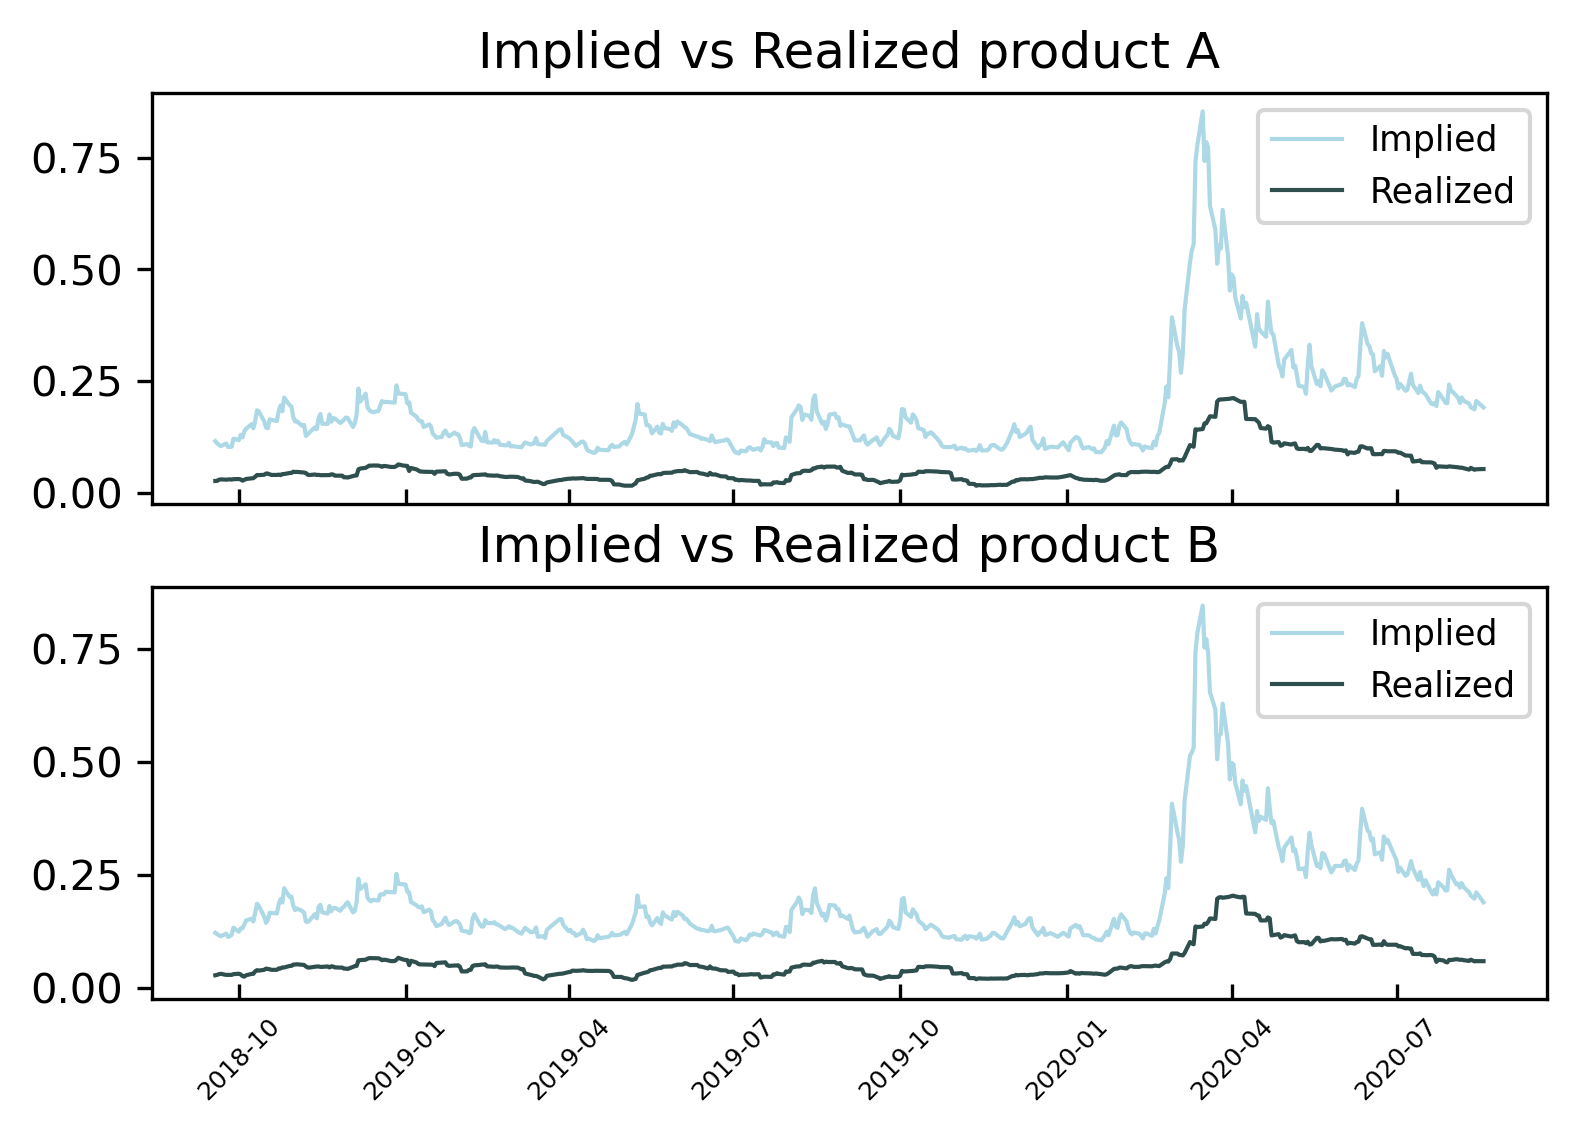

The Python source for this figure:
import numpy as np
import matplotlib.pyplot as plt
import pandas as pd
import matplotlib.dates as mdates



dati_product_A=pd.read_excel('/home/davide/Desktop/script spyder/Grad_Data_set.xlsx', 
                             sheet_name='product_A',
                             index_col='date')
dati_product_B=pd.read_excel('/home/davide/Desktop/script spyder/Grad_Data_set.xlsx', 
                             sheet_name='product_B',
                             index_col='date')



Non_matchingDatesA = [x for x in dati_product_A.index if x not in dati_product_B.index]

Non_matchingDatesB = [x for x in dati_product_B.index if x not in dati_product_A.index]

non_matching_dates=Non_matchingDatesA+Non_matchingDatesB

dati_aggiustatiA=dati_product_A.drop(Non_matchingDatesA)
dati_aggiustatiB=dati_product_B.drop(Non_matchingDatesB)


dati_aggiustatiA['rv_20']=""
dati_aggiustatiB['rv_20']=""


#1
period=20
dati_aggiustatiA['rv_20']=dati_aggiustatiA['Return'].rolling(window=20).std()*np.sqrt(period)
dati_aggiustatiB['rv_20']=dati_aggiustatiB['Return'].rolling(window=20).std()*np.sqrt(period)


#2 graph implied & real for both
#Here I convert dataframes to numpy objects and also I convert the dataframe index to an array 
#with type datetime
date_n=pd.to_datetime(dati_aggiustatiA.index)
datiA=dati_aggiustatiA.values
datiB=dati_aggiustatiB.values

fig, (ax1,ax2) =plt.subplots(2,1,dpi=300, sharex=True)

formatter = mdates.DateFormatter('%Y-%m')
ax1.xaxis.set_minor_formatter(formatter)
ax1.xaxis.set_major_formatter(formatter)
ax1.tick_params(axis='x', rotation=45, labelsize=6, direction='in')
ax2.xaxis.set_minor_formatter(formatter)
ax2.xaxis.set_major_formatter(formatter)
ax2.tick_params(axis='x', rotation=45, labelsize=6, direction='in')


ax1.plot(date_n[20:], datiA[20:,0], markersize=3, color='lightblue', linewidth=1)
ax1.plot(date_n[20:], datiA[20:,2], color='darkslategrey', markersize=3, linewidth=1)
ax1.set_title('Implied vs Realized product A')
ax1.legend(['Implied','Realized'], loc='best', fontsize='small')

ax2.plot(date_n[20:], datiB[20:,0], markersize=3, color='lightblue', linewidth=1)
ax2.plot(date_n[20:], datiB[20:,2], color='darkslategrey', markersize=3, linewidth=1)
ax2.set_title('Implied vs Realized product B')
ax2.legend(['Implied','Realized'], loc='best', fontsize='small')

#3 rolling correlation

# corr_coeficient=datiA[0].roll

# np.corrcoef(x, y)

# correlazione = dati_aggiustatiA['vols_20'].corr(dati_aggiustatiB['vols_20'])

rolling_r=dati_aggiustatiA['vols_20'].rolling(20).corr(dati_aggiustatiB['vols_20']) #with nans
fig,ax3=plt.subplots(1,1,dpi=300)
formatter = mdates.DateFormatter('%Y-%m')
ax3.xaxis.set_minor_formatter(formatter)
ax3.xaxis.set_major_formatter(formatter)
ax3.tick_params(axis='x', rotation=45, labelsize=10, direction='in')

ax3.plot(date_n[20:],rolling_r[20:], color='red', linewidth=2,
         linestyle=':' 
         )
ax3.set_title('Correlation IV A vs IV B over time (20 days window)')
